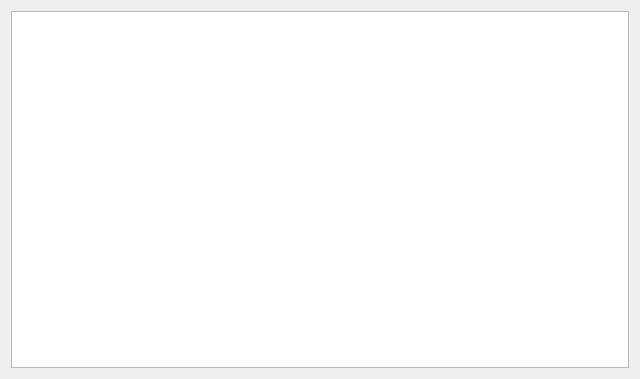
<?xml version="1.0" encoding="UTF-8"?>
<ui version="4.0">
 <class>liveStatsDialog</class>
 <widget class="QDialog" name="liveStatsDialog">
  <property name="geometry">
   <rect>
    <x>0</x>
    <y>0</y>
    <width>640</width>
    <height>379</height>
   </rect>
  </property>
  <property name="windowTitle">
   <string>Live Stats</string>
  </property>
  <layout class="QVBoxLayout" name="verticalLayout">
   <item>
    <widget class="QTableView" name="tbvLiveStats">
     <property name="showGrid">
      <bool>false</bool>
     </property>
     <property name="sortingEnabled">
      <bool>false</bool>
     </property>
     <property name="wordWrap">
      <bool>false</bool>
     </property>
     <attribute name="verticalHeaderVisible">
      <bool>false</bool>
     </attribute>
     <attribute name="verticalHeaderVisible">
      <bool>false</bool>
     </attribute>
    </widget>
   </item>
  </layout>
 </widget>
 <resources/>
 <connections/>
</ui>
